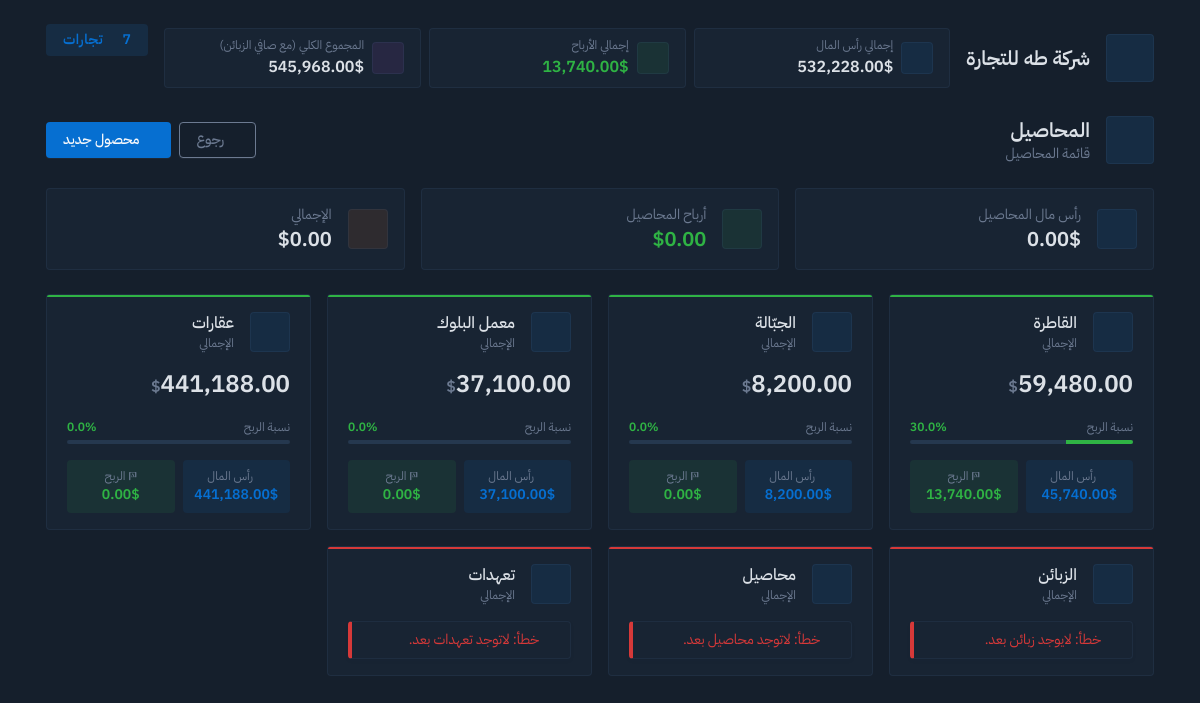
The page /crop on the database its author committed.
### tables this page shows
CREATE TABLE truck (
      name           TEXT NOT NULL,
      purchase_price REAL NOT NULL,
      notes          TEXT
    );

CREATE TABLE mixer (
      name           TEXT NOT NULL,
      purchase_price REAL NOT NULL,
      notes          TEXT
    );

CREATE TABLE block_factory (
      name           TEXT NOT NULL,
      purchase_price REAL NOT NULL,
      notes          TEXT
    );

### app.py (the view)
@app.route('/crop')
def crop():
  return render_template("crop.html", title="المحاصيل", crop=Crop().crop_html_dict(data=False), property=Properties().property_html_dict())

### app.py (called while the page is built)
@app.context_processor
def inject_db():
  return {
    "trades": Trades().trades_html_dict,
    "company_name": "شركة طه للتجارة",
    "truck": get_truck_dict(),
    "mixer": get_mixer_dict(),
    "block_factory": get_block_factory_dict(),
  }

### classes.py (called while the page is built, shortened)
  @property
  def total_properties_improvements_costs(self):
    costs = 0
    for row in self.property_improvements_table:
      costs += row['cost']
    return costs

  def get_total_costs_by_id(self, property_id):
    costs = 0
    for r in self.property_improvements_table:
      if r['property_id'] == property_id:
        costs += r['cost']
    return costs

  @property
  def property_table_with_cost(self):
    pwc = []
    for r in self.property_table:
      r['cost'] = self.get_total_costs_by_id(r['id'])
      pwc.append(r)
    return pwc

  @property
  def total_base(self):
    bases = 0
    for p in self.property_table:
      bases += p['buy_price']
    bases += self.total_properties_improvements_costs
    return bases

  def is_property_sold(self, id):
    for r in self.property_table:
      if r['id'] == id:
        return bool(r['sell_price'])

  @property
  def total_profit(self):
    profit = 0
    for p in self.property_table:
      if self.is_property_sold(p['id']):
        profit += p['sell_price'] - self.get_total_property_base_by_id(p['id'])
    return profit

  def property_html_dict(self, data=True):
    if len(self.property_table) <= 0:
      if len(self.property_table) == 0:
        content = 'خطأ: لاتوجد عقارات بعد.'
      else:
        content = 'خطأ: مشكلة في عدد العقارات.'
      return {
        'status': 'error',
        'content': content,
        'name': 'عقارات',
        'url': '/property',
        'base': 0,
        'profit': 0,
      }
    else:
      return {
        'status': 'success',
        'content': self.property_table_with_cost if data else None,
        'name': 'عقارات',
        'url': '/property',
        'base': self.total_base,
        'profit': self.total_profit,
      }

  def customer_html_dict(self, data=True):
    if len(self.customer_table) <= 0 :
      if len(self.customer_table) == 0:
        content = 'خطأ: لايوجد زبائن بعد.'
      else:
        content = 'خطأ: مشكلة في عدد الزبائن.'
      return {
        'status': 'error',
        'content': content,
        'name': 'الزبائن',
        'url': '/customer',
        'for_us': 0,
        'for_them': 0,
      }

### templates/crop.html (shortened to what this page needs)
{% extends "layout.html" %}
{% block trade %}
{% set ok = property['status'] != 'error' %}
{% set records = property.get('content', []) if ok else [] %}
{% set count = records | length %}
<div class="row align-items-center g-3 mb-4">
  <div class="col">
    <div class="d-flex align-items-center gap-3">
      <span class="avatar avatar-lg bg-primary-lt"><i class="ti ti-truck-delivery fs-1"></i></span>
      <div>
        <h2 class="mb-0">المحاصيل</h2>
        <div class="text-secondary">قائمة المحاصيل</div>
      </div>
    </div>
  </div>
  <div class="col-auto d-flex gap-2">
    <a href="/" class="btn btn-outline-secondary">
      <i class="ti ti-arrow-right me-1"></i>
      رجوع
    </a>
    <button class="btn btn-primary" data-bs-toggle="modal" data-bs-target="#recordModal" onclick="openAdd()">
      <i class="ti ti-plus me-1"></i>محصول جديد
    </button>
  </div>
</div>
<div class="row row-cards mb-4">
  <div class="col-md-4">
    <div class="card card-sm">
      <div class="card-body">
        <div class="row align-items-center">
          <div class="col-auto"><span class="avatar bg-blue-lt"><i class="ti ti-coin fs-2"></i></span></div>
          <div class="col">
            <div class="text-secondary">رأس مال المحاصيل</div>
            <div class="h2 mb-0">{{ '{:,.2f}'.format(crop['base']) }}$</div>
          </div>
        </div>
      </div>
    </div>
  </div>
  <div class="col-md-4">
    <div class="card card-sm">
      <div class="card-body">
        <div class="row align-items-center">
          <div class="col-auto">
            <span class="avatar {{ 'bg-green-lt' if property['profit'] >= 0 else 'bg-red-lt' }}">
              <i class="ti {{ 'ti-trending-up' if property['profit'] >= 0 else 'ti-trending-down' }} fs-2"></i>
            </span>
          </div>
          <div class="col">
            <div class="text-secondary">أرباح المحاصيل</div>
            <div class="h2 mb-0 {{ 'text-green' if property['profit'] >= 0 else 'text-red' }}">
              <span dir="ltr">{{ '{:,.2f}'.format(crop['profit']) }}</span>$
            </div>
          </div>
        </div>
      </div>
    </div>
  </div>
  <div class="col-md-4">
    <div class="card card-sm">
      <div class="card-body">
        <div class="row align-items-center">
          <div class="col-auto"><span class="avatar bg-orange-lt"><i class="ti ti-chart-line fs-2"></i></span></div>
          <div class="col">
            <div class="text-secondary">الإجمالي</div>
            <div class="h2 mb-0">
              <span dir="ltr">{{ '{:,.2f}'.format(crop['base'] + crop['profit']) }}</span>$
            </div>
          </div>
        </div>
      </div>
    </div>
  </div>
</div>
<div class="row row-deck row-cards">
  {% for trade in trades['content'] %}
  {% set is_error = trade['status'] == 'error' %}
  {% if trades['url'] == '/customer' %}
  {% set base = trade['for_us'] %}
  {% set for_them = trade['for_them'] %}
  {% set for_us = trade['for_us'] + trade['for_them'] %}
  {% set total = for_them + for_us %}
  {% set margin = (for_us / total * 100) if total else 0 %}
  {% set margin_label = 'حصتنا من الرصيد' %}
  {% set left_label = 'لنا' %}
  {% set right_label = 'لهم' %}
  {% set positive = total >= 0 %}
  {% else %}
  {% set base = trade.get('base', 0) %}
  {% set profit = trade.get('profit', 0) %}
  {% set total = base + profit %}
  {% set margin = (profit / base * 100) if base else 0 %}
  {% set margin_label = 'نسبة الربح' %}
  {% set left_label = 'رأس المال' %}
  {% set right_label = 'الربح' %}
  {% set positive = margin >= 0 %}
  {% endif %}
  {% set bar_color = 'bg-green' if positive else 'bg-red' %}
  {% set text_color = 'text-green' if positive else 'text-red' %}
  <div class="col-sm-6 col-lg-4 col-xl-3">
    <div class="card card-hover">
      <div class="card-status-top {{ 'bg-red' if is_error else bar_color }}"></div>
      <div class="card-body">
        <div class="d-flex align-items-center gap-3 mb-3">
          <span class="avatar bg-primary-lt">
            <i class="ti {{ 'ti-users' if is_customers else 'ti-truck-delivery' }} fs-2"></i>
          </span>
          <div class="flex-fill">
            <h3 class="card-title mb-0">{{ trade['name'] }}</h3>
            <div class="text-secondary small">{{ 'الصافي (لنا − لهم)' if is_customers else 'الإجمالي' }}</div>
          </div>
        </div>
        {% if is_error %}
        <div class="alert alert-danger mb-0 py-2">
          <i class="ti ti-alert-circle me-1"></i>{{ trade['content'] }}
        </div>
        {% else %}
        <div class="h1 mb-3 {{ text_color if is_customers else '' }}">
          <span dir="ltr">{{ '{:,.2f}'.format(total) }}</span><span class="text-secondary fs-3">$</span>
        </div>
        <div class="d-flex justify-content-between small mb-1">
          <span class="text-secondary">{{ margin_label }}</span>
          <span class="fw-bold {{ text_color }}">{{ '%.1f'|format(margin) }}%</span>
        </div>
        <div class="progress progress-sm mb-3">
          <div class="progress-bar {{ bar_color }}" style="width: {{ [margin | abs, 100] | min }}%"></div>
        </div>
        <div class="row g-2">
          <div class="col-6">
            <div class="p-2 rounded bg-blue-lt text-center">
              <div class="small text-secondary"><i class="ti ti-cash-coin"></i> {{ left_label }}</div>
              <div class="fw-bold">{{ '{:,.2f}'.format(base) }}$</div>
            </div>
          </div>
          <div class="col-6">
            <div class="p-2 rounded bg-green-lt text-center">
              <div class="small text-secondary"><i class="ti ti-cash-banknote-plus"></i> {{ right_label }}</div>
              <div class="fw-bold">{{ '{:,.2f}'.format(profit) }}$</div>
            </div>
          </div>
        </div>
        {% endif %}
      </div>
    </div>
  </div>
  {% endfor %}
</div>
{% endblock %}

### static/css/global.css (style rules this page uses)
:root { --tblr-font-sans-serif: 'IBM Plex Sans Arabic', -apple-system, 'BlinkMacSystemFont', 'Segoe UI', 'Roboto', 'Helvetica Neue', Arial, sans-serif; }

### templates/layout.html (style rules this page uses)
.card-hover { transition: transform .15s ease, box-shadow .15s ease; }

### rows shown on the page
truck: name "القاطرة", value "الإجمالي", total "59,480.00", margin_label "نسبة الربح", margin "30.0", {{ [margin | abs, 100] | min }} 30.039352864013992 (drawn), left_label "رأس المال", purchase_price "45,740.00", right_label "الربح", profit "13,740.00"
mixer: name "الجبّالة", value "الإجمالي", purchase_price "8,200.00", margin_label "نسبة الربح", margin "0.0", left_label "رأس المال", right_label "الربح", profit "0.00"
block_factory: name "معمل البلوك", value "الإجمالي", purchase_price "37,100.00", margin_label "نسبة الربح", margin "0.0", left_label "رأس المال", right_label "الربح", profit "0.00"

### other values the page prints
{{ company_name }} "شركة طه للتجارة"
{{ '{:,.2f}'.format(trades['total_base']) }} "532,228.00"
{{ '{:,.2f}'.format(trades['total_profit']) }} "13,740.00"
{{ '{:,.2f}'.format(trades['total_base'] + trades['total_profit']) }} "545,968.00"
{{ '{:,.2f}'.format(crop['base']) }} "0.00"
{{ '{:,.2f}'.format(crop['profit']) }} "0.00"
{{ '{:,.2f}'.format(crop['base'] + crop['profit']) }} "0.00"
{{ trade['name'] }} "عقارات" "الزبائن" "محاصيل" "تعهدات"
{{ 'الصافي (لنا − لهم)' if is_customers else 'الإجمالي' }} "الإجمالي" "الإجمالي" "الإجمالي" "الإجمالي"
{{ '{:,.2f}'.format(total) }} "441,188.00"
{{ margin_label }} "نسبة الربح"
{{ '%.1f'|format(margin) }} "0.0"
{{ left_label }} "رأس المال"
{{ '{:,.2f}'.format(base) }} "441,188.00"
{{ right_label }} "الربح"
